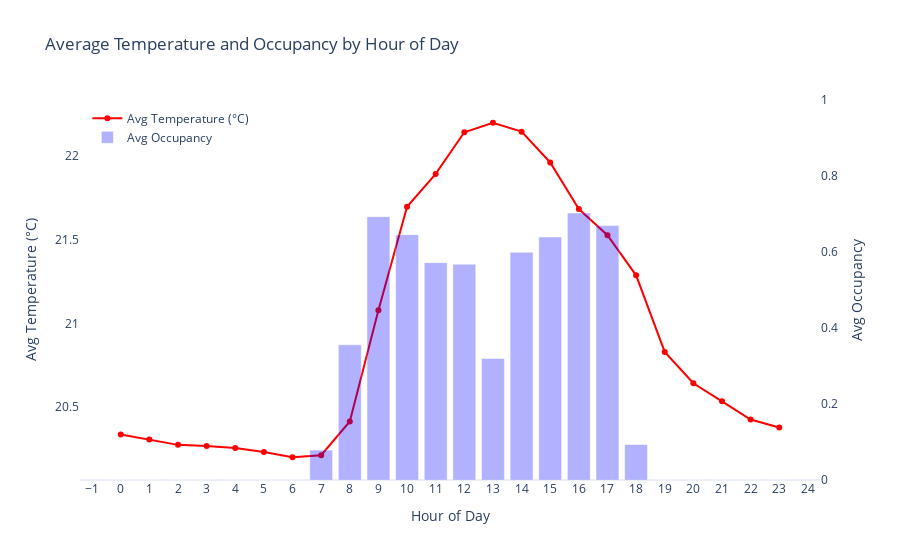

Source (notebook cell):
### Markdown cell above
### Conclusion: Sunday is day - off

### Code cell
import pandas as pd
import plotly.graph_objects as go

# Convert 'date' to datetime and extract hour
df['date'] = pd.to_datetime(df['date'])
df['hour'] = df['date'].dt.hour

# Group by hour
hourly_stats = df.groupby('hour').agg({
    'Temperature': 'mean',
    'Occupancy': 'mean'  # average occupancy per hour (0 to 1)
}).reset_index()

# Create the figure
fig = go.Figure()

# Add temperature trace (left y-axis)
fig.add_trace(go.Scatter(
    x=hourly_stats['hour'],
    y=hourly_stats['Temperature'],
    name='Avg Temperature (°C)',
    mode='lines+markers',
    line=dict(color='red'),
    yaxis='y1'
))

# Add occupancy trace (right y-axis)
fig.add_trace(go.Bar(
    x=hourly_stats['hour'],
    y=hourly_stats['Occupancy'],
    name='Avg Occupancy',
    opacity=0.3,
    marker_color='blue',
    yaxis='y2'
))

# Update layout
fig.update_layout(
    title='Average Temperature and Occupancy by Hour of Day',
    xaxis=dict(title='Hour of Day', dtick=1),
    yaxis=dict(
        title='Avg Temperature (°C)',
        side='left',
        showgrid=False
    ),
    yaxis2=dict(
        title='Avg Occupancy',
        side='right',
        overlaying='y',
        range=[0, 1],
        showgrid=False
    ),
    legend=dict(x=0.01, y=0.99),
    template='plotly_white'
)

fig.show()

### Figure 1 — Plotly figure (JSON) as saved in the notebook; plotly's stock layout.template omitted (floating-point values rounded to 4 significant figures)
{"data": [{"line": {"color": "red"}, "mode": "lines+markers", "name": "Avg Temperature (°C)", "type": "scatter", "x": [0, 1, 2, 3, 4, 5, 6, 7, 8, 9, 10, 11, 12, 13, 14, 15, 16, 17, 18, 19, 20, 21, 22, 23], "y": [20.34, 20.3, 20.27, 20.27, 20.26, 20.23, 20.2, 20.21, 20.41, 21.08, 21.7, 21.89, 22.14, 22.2, 22.15, 21.96, 21.68, 21.53, 21.29, 20.83, 20.64, 20.53, 20.43, 20.38], "yaxis": "y"}, {"marker": {"color": "blue"}, "name": "Avg Occupancy", "opacity": 0.3, "type": "bar", "x": [0, 1, 2, 3, 4, 5, 6, 7, 8, 9, 10, 11, 12, 13, 14, 15, 16, 17, 18, 19, 20, 21, 22, 23], "y": [0.0, 0.0, 0.0, 0.0, 0.0, 0.0, 0.0, 0.07869, 0.3559, 0.693, 0.6456, 0.572, 0.5681, 0.3197, 0.5992, 0.6393, 0.7026, 0.6695, 0.09333, 0.0, 0.0, 0.0, 0.0, 0.0], "yaxis": "y2"}], "layout": {"legend": {"x": 0.01, "y": 0.99}, "title": {"text": "Average Temperature and Occupancy by Hour of Day"}, "xaxis": {"dtick": 1, "title": {"text": "Hour of Day"}}, "yaxis": {"showgrid": false, "side": "left", "title": {"text": "Avg Temperature (°C)"}}, "yaxis2": {"overlaying": "y", "range": [0, 1], "showgrid": false, "side": "right", "title": {"text": "Avg Occupancy"}}}}
